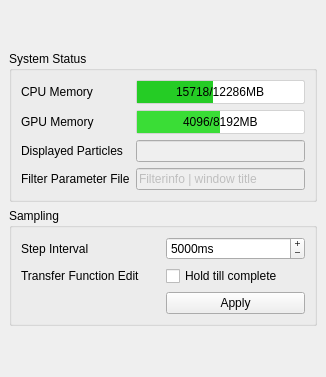
<?xml version="1.0" encoding="UTF-8"?>
<ui version="4.0">
 <class>SystemstatusPanel</class>
 <widget class="QDockWidget" name="SystemstatusPanel">
  <property name="geometry">
   <rect>
    <x>0</x>
    <y>0</y>
    <width>326</width>
    <height>377</height>
   </rect>
  </property>
  <property name="sizePolicy">
   <sizepolicy hsizetype="Preferred" vsizetype="Fixed">
    <horstretch>0</horstretch>
    <verstretch>0</verstretch>
   </sizepolicy>
  </property>
  <property name="minimumSize">
   <size>
    <width>326</width>
    <height>377</height>
   </size>
  </property>
  <property name="maximumSize">
   <size>
    <width>400</width>
    <height>800</height>
   </size>
  </property>
  <property name="styleSheet">
   <string notr="true"/>
  </property>
  <property name="windowTitle">
   <string>System Status</string>
  </property>
  <widget class="QWidget" name="dockWidgetContents">
   <property name="styleSheet">
    <string notr="true"/>
   </property>
   <layout class="QGridLayout" name="gridLayout">
    <property name="sizeConstraint">
     <enum>QLayout::SetMaximumSize</enum>
    </property>
    <item row="0" column="0">
     <widget class="QGroupBox" name="groupBox_1">
      <property name="sizePolicy">
       <sizepolicy hsizetype="Preferred" vsizetype="Maximum">
        <horstretch>0</horstretch>
        <verstretch>0</verstretch>
       </sizepolicy>
      </property>
      <property name="title">
       <string>System Status</string>
      </property>
      <layout class="QGridLayout" name="gridLayout_3">
       <property name="sizeConstraint">
        <enum>QLayout::SetDefaultConstraint</enum>
       </property>
       <item row="2" column="0">
        <widget class="QLabel" name="LBL_ParticleNumber">
         <property name="text">
          <string>Displayed Particles</string>
         </property>
        </widget>
       </item>
       <item row="3" column="0">
        <widget class="QLabel" name="LBL_ParamFile">
         <property name="text">
          <string>Filter Parameter File</string>
         </property>
        </widget>
       </item>
       <item row="2" column="1">
        <widget class="QLineEdit" name="particleNumber">
         <property name="enabled">
          <bool>false</bool>
         </property>
        </widget>
       </item>
       <item row="1" column="0">
        <widget class="QLabel" name="LBL_GPUmemory">
         <property name="text">
          <string>GPU Memory</string>
         </property>
        </widget>
       </item>
       <item row="3" column="1">
        <widget class="QLineEdit" name="parameterFilename">
         <property name="enabled">
          <bool>false</bool>
         </property>
         <property name="text">
          <string>Filterinfo | window title</string>
         </property>
        </widget>
       </item>
       <item row="0" column="1">
        <widget class="QProgressBar" name="cpu_useage_bar">
         <property name="toolTip">
          <string>Currently used CPU Memory</string>
         </property>
         <property name="styleSheet">
          <string notr="true">QProgressBar::chunk {
     background-color: #25cc25;
     width: 1px;
 }

 QProgressBar {
     border: 1px solid lightgrey;
     border-radius: 2px;
     text-align: center;
 }</string>
         </property>
         <property name="value">
          <number>46</number>
         </property>
         <property name="format">
          <string>15718/12286MB</string>
         </property>
        </widget>
       </item>
       <item row="0" column="0">
        <widget class="QLabel" name="LBL_CPUmemory">
         <property name="text">
          <string>CPU Memory</string>
         </property>
        </widget>
       </item>
       <item row="1" column="1">
        <widget class="QProgressBar" name="gpu_usage_bar">
         <property name="toolTip">
          <string>Currently used GPU Memory</string>
         </property>
         <property name="styleSheet">
          <string notr="true">QProgressBar::chunk {
     background-color: #3add36;
     width: 1px;
 }

 QProgressBar {
     border: 1px solid lightgrey;
     border-radius: 2px;
     text-align: center;
 }</string>
         </property>
         <property name="value">
          <number>50</number>
         </property>
         <property name="format">
          <string>4096/8192MB</string>
         </property>
        </widget>
       </item>
      </layout>
     </widget>
    </item>
    <item row="1" column="0">
     <widget class="QGroupBox" name="groupBox_2">
      <property name="sizePolicy">
       <sizepolicy hsizetype="Preferred" vsizetype="Maximum">
        <horstretch>0</horstretch>
        <verstretch>0</verstretch>
       </sizepolicy>
      </property>
      <property name="styleSheet">
       <string notr="true"/>
      </property>
      <property name="title">
       <string>Sampling </string>
      </property>
      <layout class="QGridLayout" name="gridLayout_2">
       <property name="sizeConstraint">
        <enum>QLayout::SetDefaultConstraint</enum>
       </property>
       <item row="0" column="1">
        <widget class="QSpinBox" name="samplingInterval">
         <property name="buttonSymbols">
          <enum>QAbstractSpinBox::PlusMinus</enum>
         </property>
         <property name="suffix">
          <string>ms</string>
         </property>
         <property name="maximum">
          <number>999999999</number>
         </property>
         <property name="singleStep">
          <number>10</number>
         </property>
         <property name="value">
          <number>5000</number>
         </property>
        </widget>
       </item>
       <item row="2" column="1">
        <widget class="QCheckBox" name="disableSampling_chk">
         <property name="styleSheet">
          <string notr="true"/>
         </property>
         <property name="text">
          <string>Hold till complete</string>
         </property>
        </widget>
       </item>
       <item row="0" column="0">
        <widget class="QLabel" name="LBL_SamplingInterval_2">
         <property name="text">
          <string>Step Interval</string>
         </property>
        </widget>
       </item>
       <item row="2" column="0">
        <widget class="QLabel" name="LBL_disableSampling">
         <property name="text">
          <string>Transfer Function Edit</string>
         </property>
        </widget>
       </item>
       <item row="3" column="1">
        <widget class="QPushButton" name="setParam_btn">
         <property name="text">
          <string>Apply</string>
         </property>
        </widget>
       </item>
      </layout>
     </widget>
    </item>
   </layout>
  </widget>
 </widget>
 <resources/>
 <connections/>
</ui>
